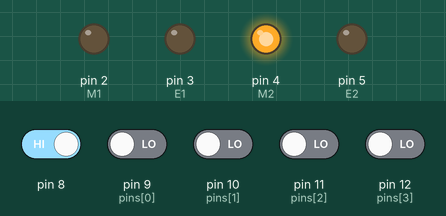
A sketch run on a simulated Arduino Uno, built with avr-gcc and run on an emulated ATmega328P. Shown: output pins drawn as LEDs (lit = HIGH). The inputs (shaded band) are chosen by the test bench; at power-on: pin 8 HIGH, pin 9 (pins[0]), pin 10 (pins[1]), pin 11 (pins[2]), pin 12 (pins[3]) LOW.

Above: at 1.2 s.
1.3 s: pin 8 driven LOW
At 2.5 s:
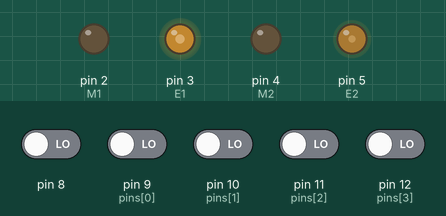
2.8 s: pin 12 (pins[3]) driven HIGH
At 4.0 s:
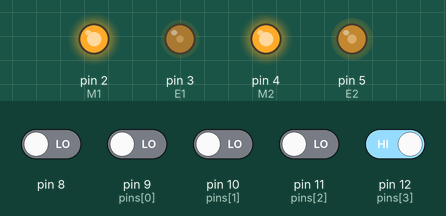
4.3 s: pin 9 (pins[0]) driven HIGH
At 4.7 s:
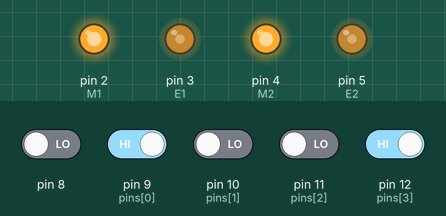
5.8 s: pin 10 (pins[1]) driven HIGH
At 6.9 s:
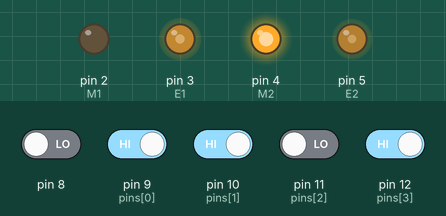
7.3 s: pin 11 (pins[2]) driven HIGH
At 8.1 s:
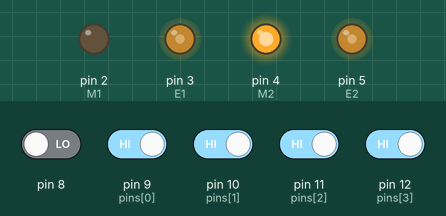
8.8 s: pin 9 (pins[0]) driven LOW
At 9.5 s:
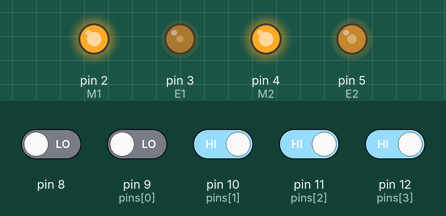
Timing chart, 0 to 11.3 s (numbered marks = the images above; inputs shaded):
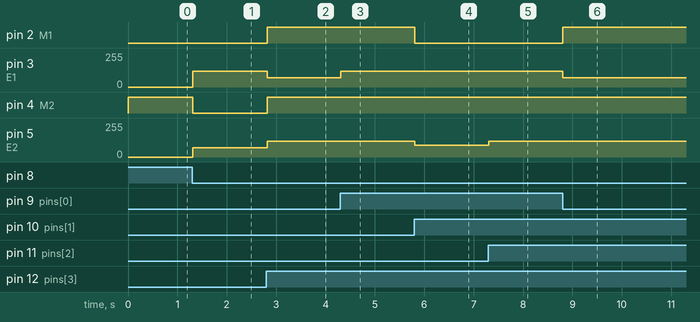

Measured:
- after the input at 1.3 s, pin 3 (E1): 0/255 → 120/255 at once; pin 4 (M2): HIGH → LOW at once; pin 5 (E2): 0/255 → 70/255 at once
- after the input at 2.8 s, pin 2 (M1), pin 4 (M2): LOW → HIGH at once; pin 3 (E1): 120/255 → 70/255 at once; pin 5 (E2): 70/255 → 120/255 at once
- after the input at 4.3 s, pin 3 (E1): 70/255 → 120/255 at once
- after the input at 5.8 s, pin 2 (M1): HIGH → LOW at once; pin 5 (E2): 120/255 → 90/255 at once
- after the input at 7.3 s, pin 5 (E2): 90/255 → 120/255 at once
- after the input at 8.8 s, pin 2 (M1): LOW → HIGH at once; pin 3 (E1): 120/255 → 70/255 at once

The sketch:

lineTracer3_3.ino
```cpp
#define M1 2
#define E1 3
#define M2 4
#define E2 5

int pins[4] = {9,10,11,12};
bool readPins[4];
int runState = 0;
int perference = 0 ;
bool status = false;
bool swStatus = true;
int delayTime = 1000;

void setup() {
  // put your setup code here, to run once:
  Serial.begin(9600);
  for(int i=2;i<6;++i) pinMode(i,OUTPUT);
  for(int i=0;i<4;++i) pinMode(pins[i],INPUT);
  pinMode(8,INPUT);
  digitalWrite(M1,LOW);
  digitalWrite(M2,HIGH);

}

void loop() {
  for(int i=0;i<4;++i){
    readPins[i] = digitalRead(pins[i]);
  }

  if(readPins[3] == LOW){
    perference = 1;
  }else if(readPins[3] ==HIGH && perference == 1){
    perference = 0;
  }else if(readPins[0] == HIGH && perference == -1){
    perference = 0;
  }else if(readPins[0] ==LOW){
    perference = -1;
  }

  if(digitalRead(8) == LOW && swStatus == true){
    status = !status;
    swStatus = false;
  }else if(digitalRead(8) == HIGH && swStatus == false){
    swStatus = true;
  }

  if(status){
     if((readPins[0] == HIGH && readPins[1]==HIGH && readPins[2]==HIGH && readPins[3]==HIGH)  || (readPins[0] == HIGH && readPins[1] == LOW && readPins[2] == LOW && readPins[3] == HIGH))
    {
      goFoward();
    }else
    if(readPins[0] ==LOW || readPins[3] == LOW)  // 맨 오른쪽 센서(A0)에 라인이 감지된 경우
    {
      if(perference == -1) turn(70,120,HIGH,HIGH);
      else if(perference == 1)turn(120,70,LOW,LOW);
    }
    else if(readPins[1] ==LOW)  // 오른쪽에서 두 번째 센서(A1)에 라인이 감지된 경우
    {
      turn(90,120,LOW,HIGH);
    }
    else if(readPins[2] ==LOW)  // 왼쪽에서 두 번째 센서(A4)에 라인이 감지된 경우
    {
      turn(120,90,LOW,HIGH);
    }
    else
    {
      turn(120,70,LOW,LOW);
    }
  }else if(status == false){
    Stop();
  }
  //알고리즘 끝
  delay(10);

}

void Stop(){
    digitalWrite(E2,LOW);
    digitalWrite(E1,LOW);
}
void goFoward(){
    analogWrite(E1,120);
    analogWrite(E2,120);
}
void turn(int l,int r,bool l2 ,bool r2 ){
    digitalWrite(M1,l2);
    digitalWrite(M2,r2);
    analogWrite(E1,l);
    analogWrite(E2,r);
}
```
